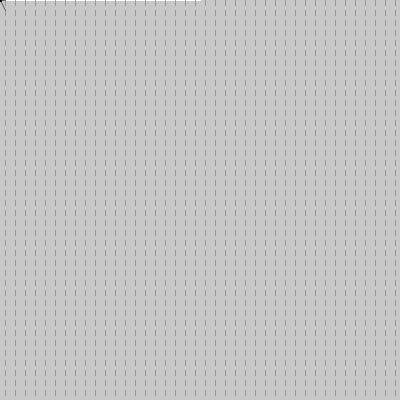
Frame 1 (no input)
Frame 60 (the mouse pressed at the canvas centre just before this capture): identical to frame 1, image omitted
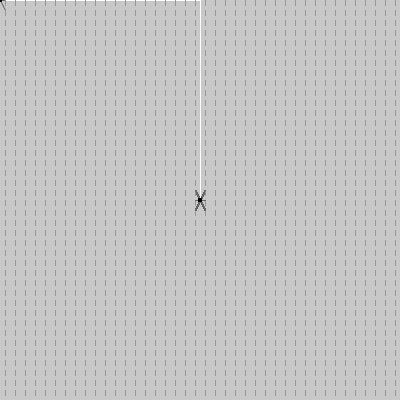
Frame 120 (the mouse held since frame 60 and released just before this capture)

The Processing sketch that drew these frames (run headless with seeded random() and noise(); from frame 60 on, the mouse is pressed at the canvas centre):

// Processing sketch: processing_42456
// ── processing_42456.pde

void setup() {
size(400, 400);
smooth();
noCursor();
}

void draw(){
  
//background(200);
     if(mousePressed == true){
      fill(200, 0); 
     }else{
     fill(200);
     }

 noStroke();
 rect(0, 0, width, height);

//vertical lines
 stroke(255);
 line(width/2, 0, mouseX, mouseY);


for(int y=0; y<height; y=y+10){
 for(int x=5; x<width; x=x+10){
   stroke(150);
   strokeWeight(1);
   line(x, y, x, y+5);
   
   if(dist(x, y, mouseX, mouseY) <15){
     stroke(100);
     line(x, y, mouseX, mouseY);
     
     stroke(0);
     fill(0);
     ellipse(mouseX, mouseY, 3, 3);
     }
   
   }
   }

}
